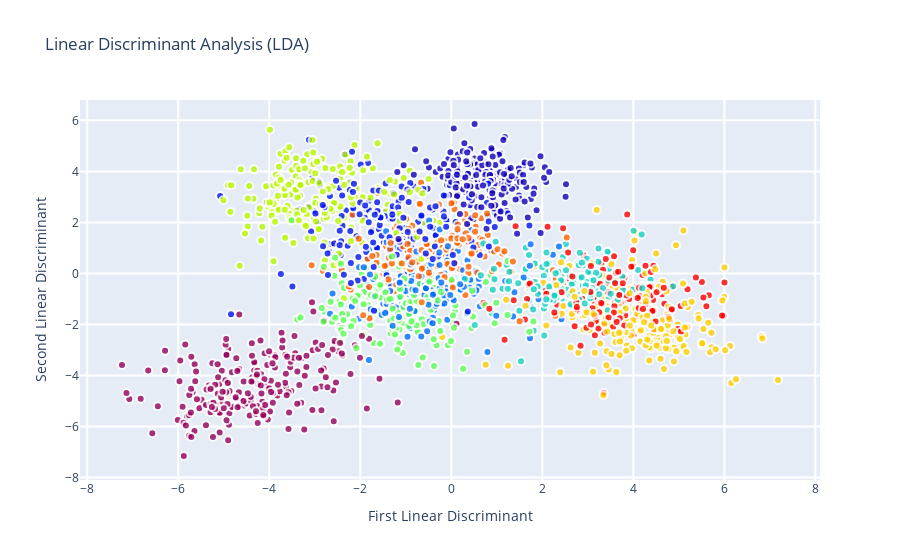

Notebook code cell kept with this figure:
### Code cell
# Plot LDA graph
data = [
    go.Scatter(
    x = x_lda[:,0],
    y = x_lda[:,1],
    mode = 'markers',
    showlegend = True,
    marker = dict(
        size = 8,
        color = data_y,
        colorscale ='Rainbow',
        showscale = False,
        opacity = 0.8,
        line = dict(
            width = 2,
            color = 'rgb(255, 255, 255)'
        )
    )
)]

layout = go.Layout(
    title= 'Linear Discriminant Analysis (LDA)',
    hovermode= 'closest',
    xaxis= dict(
         title= 'First Linear Discriminant',
        ticklen= 8,
        zeroline= False,
        gridwidth= 2,
    ),
    yaxis=dict(
        title= 'Second Linear Discriminant',
        ticklen= 8,
        gridwidth= 2,
    ),
    showlegend= False
)

fig = dict(data=data, layout=layout)
py.iplot(fig, filename='lda_plot')

### Figure 1 — Plotly figure (JSON) as saved in the notebook; plotly's stock layout.template omitted (floating-point values rounded to 4 significant figures; data arrays with more than 128 entries replaced by an {"elided": "..."} marker saying what was removed)
{"data": [{"marker": {"color": {"elided": "2000 int values"}, "colorscale": [[0, "rgb(150,0,90)"], [0.125, "rgb(0,0,200)"], [0.25, "rgb(0,25,255)"], [0.375, "rgb(0,152,255)"], [0.5, "rgb(44,255,150)"], [0.625, "rgb(151,255,0)"], [0.75, "rgb(255,234,0)"], [0.875, "rgb(255,111,0)"], [1, "rgb(255,0,0)"]], "line": {"color": "rgb(255, 255, 255)", "width": 2}, "opacity": 0.8, "showscale": false, "size": 8}, "mode": "markers", "showlegend": true, "type": "scatter", "x": {"elided": "2000 float values"}, "y": {"elided": "2000 float values"}}], "layout": {"hovermode": "closest", "showlegend": false, "title": {"text": "Linear Discriminant Analysis (LDA)"}, "xaxis": {"gridwidth": 2, "ticklen": 8, "title": {"text": "First Linear Discriminant"}, "zeroline": false}, "yaxis": {"gridwidth": 2, "ticklen": 8, "title": {"text": "Second Linear Discriminant"}}}}
